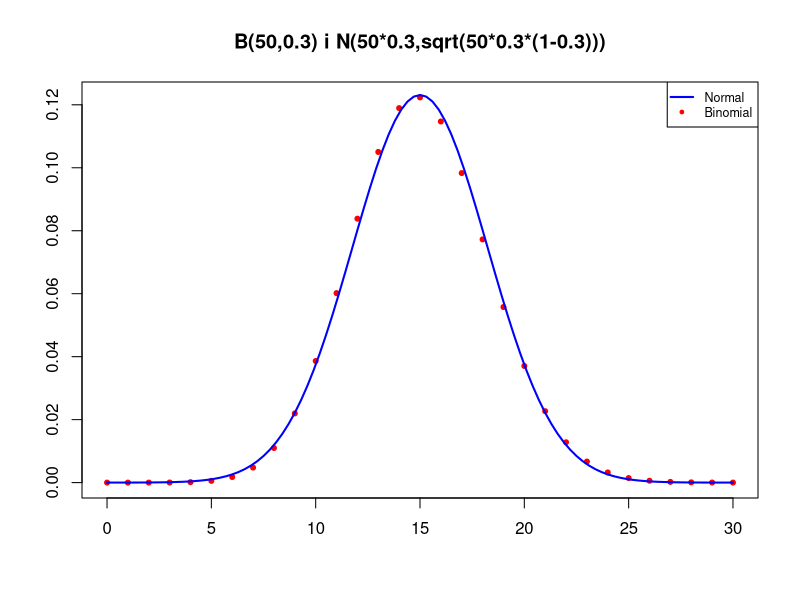

Recreate this plot in R. (Note: this script raises an error after producing the figure.)
y=0:30
plot(y,dbinom(y,50,0.3),pch=20,xlab="",ylab="", col="red",
     main="B(50,0.3) i N(50*0.3,sqrt(50*0.3*(1-0.3)))")
curve(dnorm(x,50*0.3,sqrt(50*0.3*(1-0.3))),col="blue",add=TRUE,lwd=2)
legend("topright",legend=c("Normal","Binomial"),col=c("blue","red"),
       pch=c(NA,20), lty=c("solid",NA),lwd=c(2,1),cex=0.75)

###
library(car)
set.seed(62)
x=exp(rnorm(25,log(32),log(0.6)))
qqPlot(x, distribution="norm", mean=mean(x),sd=sd(x), pch=20, id=FALSE)

x=c(49.04010,32.73232,32.07696,32.89909,33.30217,28.57144,29.37839,32.86371,35.45363,34.14101,26.02747,34.44105,34.59420,34.93203,43.66295
,27.63538,32.89448,28.18538,24.91558,26.15795,30.92342,31.06541,24.51410,48.08492,46.30495
)
xx=c(50,33,33,33,34,29,30,33,36,35,27,35,35,35,44,28,33,29,38,27,31,32,36,45,47)

y=exp(rnorm(25,log(72),log(1.3)))
qqPlot(ceiling(y))
hist(ceiling(y),breaks=10)


yy=ceiling(y)


yy=ceiling(y)

Child=1:25
CU=c(45,30,30,30,31,27,27,30,33,32,25,32,32,32,38,26,30,27,35,25,28,33,33,37,40)
DS=c(80,68,83,78,79,78,89,78,72,75,82,64,80,75,105,79,71,75,67,61,63,95,69,65,92)
TC=data.frame(Child,CU,DS)
write.table(TC,"trignadons.txt",row.names = FALSE)

set.seed(1000)
x=exp(rnorm(25,log(100),log(1.2)))
c(mean(x),sd(x))
qqPlot(x)


y=x